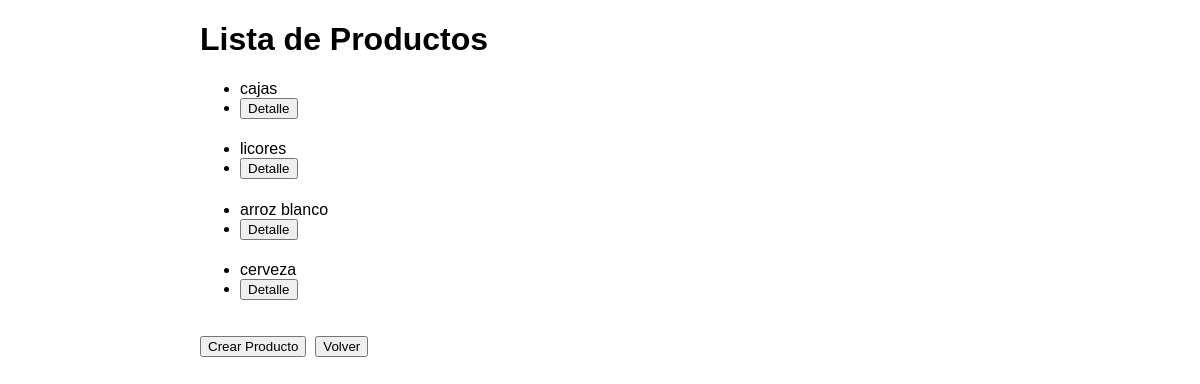
The app's page /lista_productos/, older data.
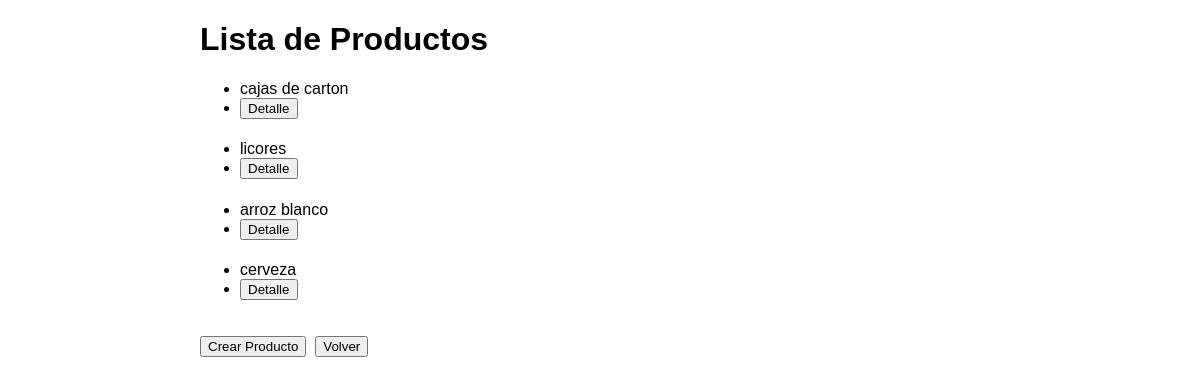
The same page, newer data.
### inventario_app/models.py (models this page shows, shortened)
class Producto(models.Model):
    nombre = models.CharField(max_length=100)
    descripcion = models.TextField()
    precio = models.DecimalField(max_digits=10, decimal_places=2)
    cantidad_disponible = models.PositiveIntegerField(default=0)
    proveedor = models.ForeignKey(Proveedor, on_delete=models.CASCADE, null=True)

### inventario_app/views.py (the view)
# urls.py: path('lista_productos/', lista_productos, name='lista_productos'),
def lista_productos(request):
    productos = Producto.objects.all()
    return render(request, 'lista_productos.html', {'productos': productos})

### inventario_app/templates/lista_productos.html (shortened to what this page needs)
<!DOCTYPE html>
<html lang="es">
<head>
</head>
<body>
    <div class="container">
        <h1>Lista de Productos</h1>
        <ul>
            {% for producto in productos %}
                <li>{{ producto.nombre }}</li>
                <li><a href="{% url 'detalle_producto' pk=producto.pk %}"><button>Detalle</button></a></li>
            {% endfor %}
        </ul>
    </div>
    <h1>
    <div class="container">
        <a href="{% url 'crear_producto' %}"><button>Crear Producto</button></a>
        <a href="{% url 'index' %}"><button>Volver</button></a>
    </div>
</body>
</html>

Row changes from the older to the newer data that the page shows:
changed Producto: nombre "cajas" → "cajas de carton"
